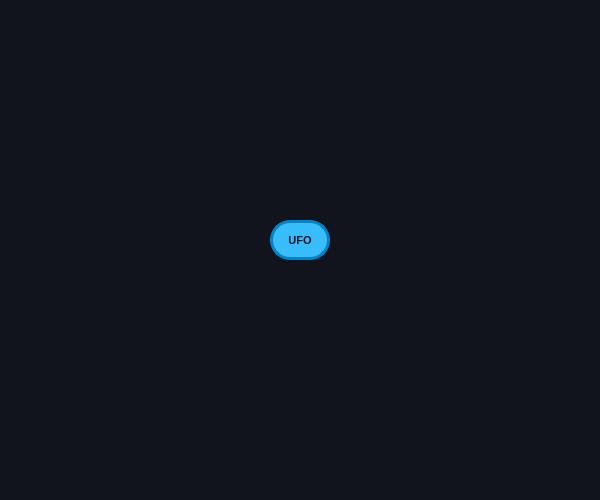
<?xml version="1.0" encoding="UTF-8"?>
<ui version="4.0">
 <class>MainWindow</class>
 <widget class="QMainWindow" name="MainWindow">
  <property name="geometry">
   <rect>
    <x>0</x>
    <y>0</y>
    <width>600</width>
    <height>500</height>
   </rect>
  </property>
  <property name="windowTitle">
   <string>Управление НЛО</string>
  </property>
  <property name="styleSheet">
   <string notr="true">background-color: #11141c;</string>
  </property>
  <widget class="QWidget" name="centralwidget">
   <widget class="QLabel" name="ufo">
    <property name="geometry">
     <rect>
      <x>270</x>
      <y>220</y>
      <width>60</width>
      <height>40</height>
     </rect>
    </property>
    <property name="styleSheet">
     <string notr="true">
      background-color: #38bdf8;
      border: 3px solid #0284c7;
      border-radius: 20px;
      color: #0f172a;
      font-weight: bold;
      font-size: 11px;
     </string>
    </property>
    <property name="text">
     <string>UFO</string>
    </property>
    <property name="alignment">
     <set>Qt::AlignmentFlag::AlignCenter</set>
    </property>
   </widget>
  </widget>
 </widget>
 <resources/>
 <connections/>
</ui>
